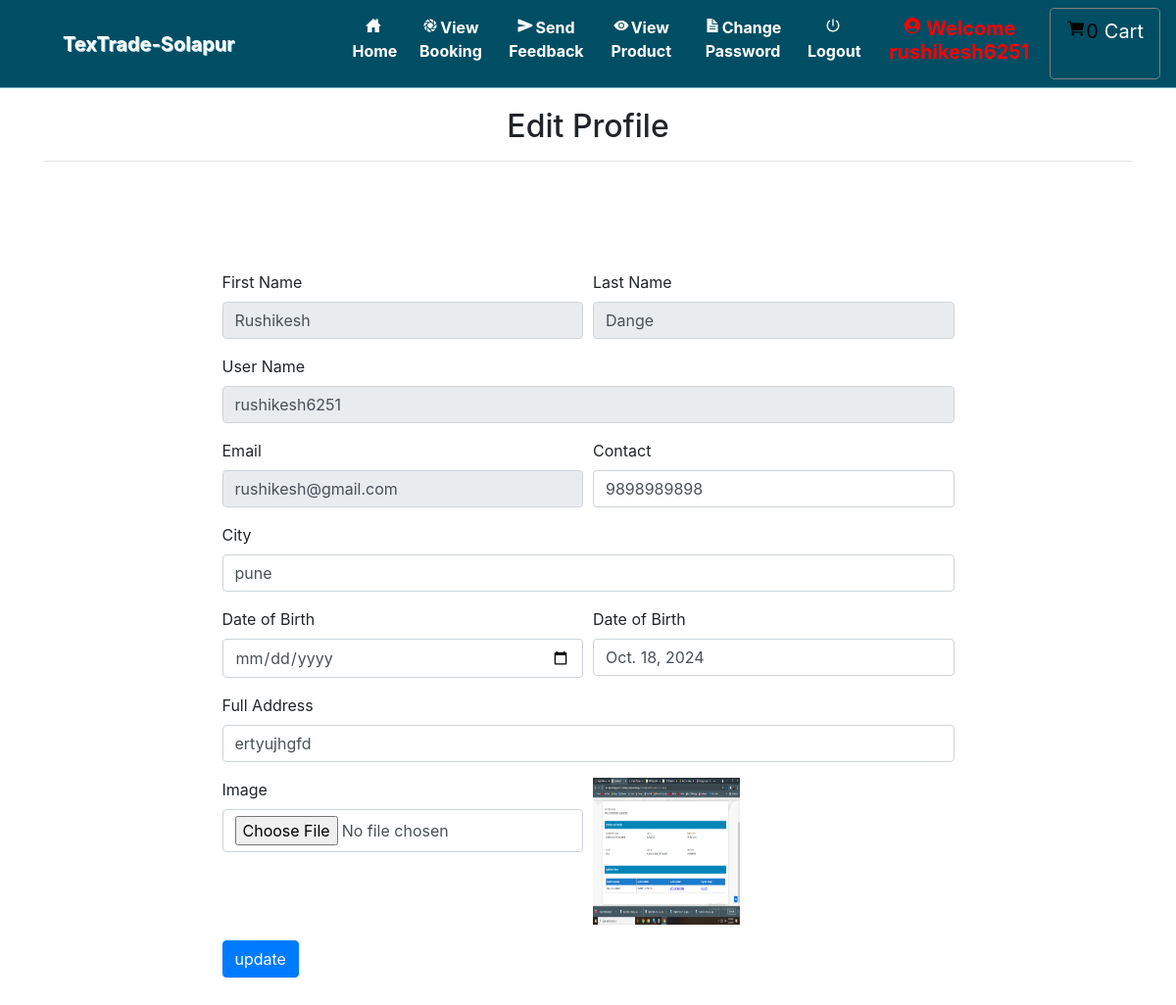
The page /edit_profile (signed in) on the database as committed earlier.
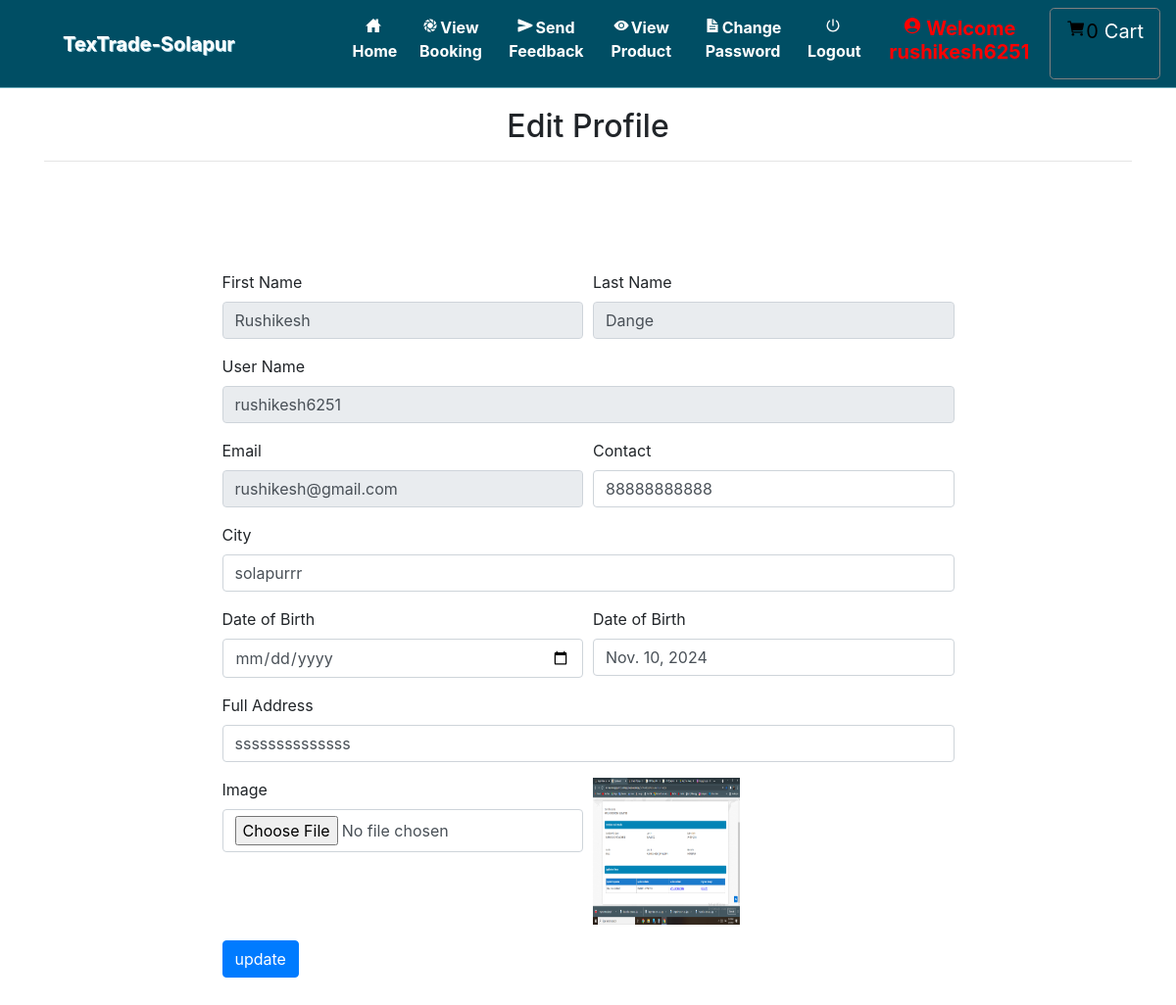
The same page on the database as committed later.
### grocery/models.py (models this page shows, shortened)
class Profile(models.Model):
    id = models.AutoField(primary_key=True)
    user = models.ForeignKey(User, on_delete=models.CASCADE, null=True)
    dob = models.DateField(null=True)
    city = models.CharField(max_length=30, null=True)
    address = models.CharField(max_length=50, null=True)
    contact = models.CharField(max_length=10, null=True)
    image = models.FileField(upload_to='images/', null=True)

### grocery/views.py (the view, shortened to what this page needs)
# urls.py: path('edit_profile', Edit_profile, name='edit_profile'),
def Edit_profile(request):
    if not request.user.is_authenticated:
        return redirect('login')
    error = False
    user = request.user.id
    pro = Profile.objects.get(user=user)
    cart = Cart.objects.filter(profile=pro)  # Use filter() instead of get()
    num1 = 0
    total = 0
    for i in cart:
        total += i.product.price
        num1 += 1
    d = {'error': error, 'pro': pro, 'num1': num1, 'total': total}
    return render(request, 'edit_profile.html', d)

### grocery/templates/edit_profile.html (shortened to what this page needs)
{% extends 'navigation.html' %}
{% block body %}
{% load static %}
<div class="container">
    <h2 style="margin-top:20px" align="center">Edit Profile</h2><hr>
<div class="container-fluid" style="width:70%;margin-top:10%">
<form method="post" action="" enctype="multipart/form-data">
    <div class="form-row">
    <div class="form-group col-md-6">
      <label for="inputEmail4">First Name</label>
      <input type="text" class="form-control" value="{{pro.user.first_name}}" name="fname" id="inputEmail4" readonly>
    </div>
    <div class="form-group col-md-6">
      <label for="inputPassword4">Last Name</label>
      <input type="text" class="form-control" name="lname" value="{{pro.user.last_name}}" id="inputPassword4" readonly>
    </div>
  </div>
    <div class="form-row">
    <div class="form-group col-md-12">
      <label for="inputEmail4">User Name</label>
      <input type="text" class="form-control" name="uname" value="{{pro.user.username}}" id="inputEmail4" readonly>
    </div>
  </div>
        <div class="form-row">
<div class="form-group col-md-6">
    <label for="exampleInputEmail1">Email</label>
    <input type="email" class="form-control" id="exampleInputEmail1" aria-describedby="emailHelp" name="email" value="{{pro.user.email}}" readonly>
  </div>
  <div class="form-group col-md-6">
    <label for="exampleInputPassword1">Contact</label>
    <input type="text" class="form-control" id="exampleInputPassword1" value="{{pro.contact}}" name="contact">
  </div>
        </div>
        <div class="form-row">
    <div class="form-group col-md-12">
    <label for="exampleInputPassword1">City</label>
    <input type="text" class="form-control" id="exampleInputPassword1" value="{{pro.city}}" name="city">
  </div>
        </div>
    <div class="form-row">
    <div class="form-group col-md-6">
        <label for="exampleInputPassword1">Date of Birth</label>
    <input type="date" class="form-control" id="exampleInputPassword1" name="date">
  </div>
        <div class="form-group col-md-6">
        <label for="exampleInputPassword1">Date of Birth</label>
    <input type="text" class="form-control" id="exampleInputPassword1" value="{{pro.dob}}" >
        </div>
        </div>
    <div class="form-row">
    <div class="form-group col-md-12">
    <label for="exampleInputPassword1">Full Address</label>
    <input type="text" class="form-control" id="exampleInputPassword1" value="{{pro.address}}" name="add">
  </div>
    </div>
    <div class="form-row">
<div class="form-group col-md-6">
    <label for="exampleInputPassword1">Image</label>
    <input type="file" class="form-control" id="exampleInputPassword1" name="img" value="choose file">
</div>
        <div class="form-group col-md-6">
    <img src="{{pro.image.url}}" style="width:150px;height:150px">
</div>
    </div>
  <button type="submit" class="btn btn-primary" style="margin-bottom:5%">update</button>
</form>
</div>
</div>
{% endblock %}

Rows that differ between the two databases and show on the page:
changed Profile "Rushikesh": contact "9898989898" → "88888888888"; city "pune" → "solapurrr"; dob "Oct. 18, 2024" → "Nov. 10, 2024"; add "ertyujhgfd" → "ssssssssssssss"
